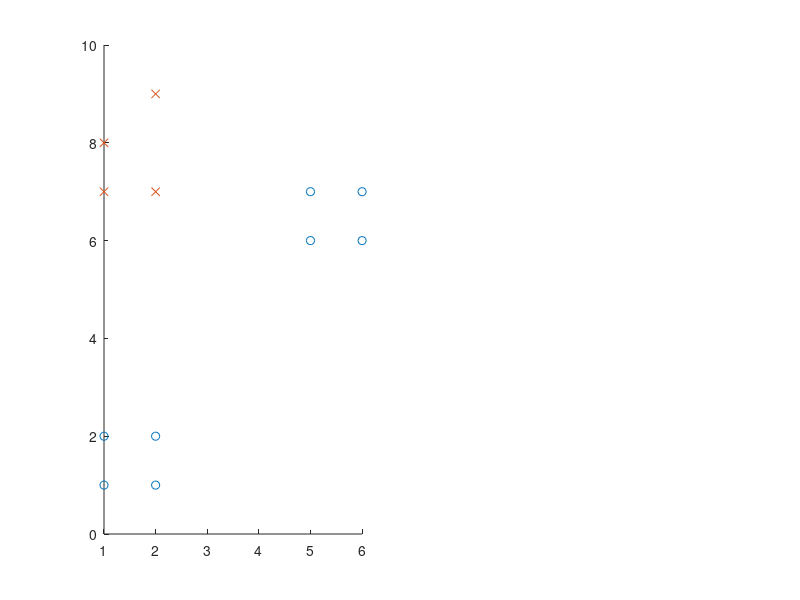

Write the MATLAB code that produced this figure. (Note: this script raises an error after producing the figure.)
%X = [-2 1; -1 3; 1 2; 2 0; 3 5; 4 8; 5 6];
%Y = [0; 0; 0; 0; 1; 1; 1];

% problematic data set -- begin
% (group cannot be separated with sreight line from other items)
% X = [1 2; 1 1; 2 2; 2 1; 3 5; 3 4; 4 5; 4 4; 5 6; 6 7; 6 6; 5 7];
% Y = [0; 0; 0; 0; 1; 1; 1; 1; 0; 0; 0; 0];
% -- end

X = [1 2; 1 1; 2 2; 2 1; 1 7; 2 7; 1 8; 2 9; 5 6; 6 7; 6 6; 5 7];
Y = [0; 0; 0; 0; 1; 1; 1; 1; 0; 0; 0; 0];

clf;
%logistic regression data plot
idx0 = find(Y == 0);
idx1 = find(Y == 1);
subplot(1,2,1);
hold on;
plot3(X(idx0,1), X(idx0,2), 'o');
plot3(X(idx1,1), X(idx1,2), 'x');

disp('initial theta and cost:');
T = ones(1, size(X, 2) + 1)
s = logr_cost(T, X, Y)

alpha = 0.01;
count = 2000;

%[T, costs] = logistic_regression(X, Y, T, alpha, count);
lambda = 1;
[T, costs] = logr_gradientDescent(T, X, Y, count, alpha, lambda);

% logistic regression costs plot
subplot(1,2,2);
plot(costs(:,1), costs(:,2));

disp('final theta and cost');
T
s = logr_cost(T, X, Y)

printf('predictions:\n');
x = [ones(size(X, 1), 1), X];
disp(sigmoid(x * T'));